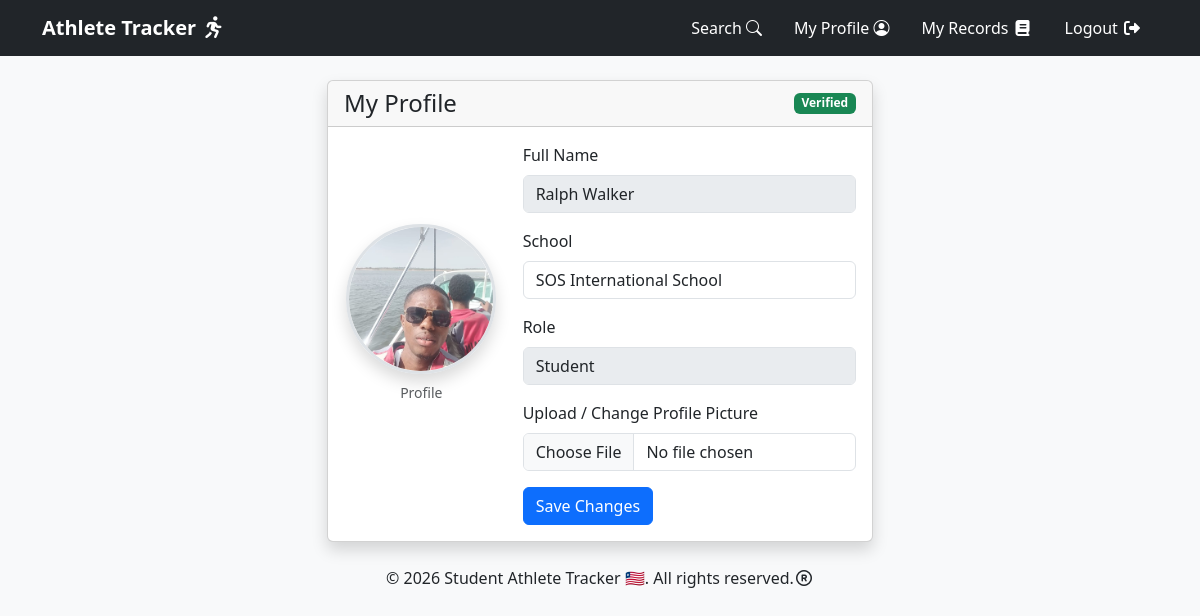
The page /profile (signed in) on the database its author committed.
### models.py (models this page shows, shortened)
class User(UserMixin, db.Model):
    id = db.Column(db.Integer, primary_key=True)
    full_name = db.Column(db.String(150), nullable=False)
    school = db.Column(db.String(150), nullable=False)
    password_hash = db.Column(db.String(256), nullable=False)
    role = db.Column(db.String(20), default='student')  # student or admin
    id_document = db.Column(db.String(255), nullable=True)      # from registration
    profile_picture = db.Column(db.String(255), nullable=True)  # optional update
    is_verified = db.Column(db.Boolean, default=False)
    created_at = db.Column(db.DateTime, default=datetime.utcnow)
    __table_args__ = (db.UniqueConstraint('full_name', 'school', name='unique_student_school'),)

### app.py (the view)
@app.route('/profile')
@login_required
def profile():
    return render_template('profile.html')

### app.py (called while the page is built)
@login_manager.user_loader
def load_user(user_id):
    return User.query.get(int(user_id))

### templates/profile.html (shortened to what this page needs)
{% extends "base.html" %}
{% block content %}
<div class="row justify-content-center">
  <div class="col-md-8 col-lg-6">
    <div class="card shadow">
      <div class="card-header d-flex justify-content-between align-items-center">
        <h4 class="mb-0">My Profile</h4>
        {% if current_user.is_verified %}
          <span class="badge bg-success">Verified</span>
        {% else %}
          <span class="badge bg-warning text-dark">Pending</span>
        {% endif %}
      </div>
      <div class="card-body">
        <form method="POST" action="{{ url_for('update_profile') }}" enctype="multipart/form-data">
          <div class="row align-items-center">
            <div class="col-md-4 text-center mb-4">
              {% if current_user.profile_picture %}
                <img src="{{ url_for('profile_picture', filename=current_user.profile_picture) }}"
                     class="rounded-circle shadow"
                     style="width: 150px; height: 150px; object-fit: cover; border: 3px solid #dee2e6;"
                     alt="Profile Picture">
              {% elif current_user.id_document %}
                <img src="{{ url_for('id_document', filename=current_user.id_document) }}"
                     class="rounded-circle shadow"
                     style="width: 150px; height: 150px; object-fit: cover; border: 3px solid #dee2e6;"
                     alt="ID Document">
              {% else %}
                <div class="rounded-circle bg-secondary text-white d-inline-flex align-items-center justify-content-center shadow"
                     style="width: 150px; height: 150px; font-size: 3.5rem; font-weight: 600;">
                  {{ current_user.full_name[0] | upper }}
                </div>
              {% endif %}
              <p class="text-muted small mt-2">Profile</p>
            </div>
            <div class="col-md-8">
              <div class="mb-3">
                <label class="form-label">Full Name</label>
                <input type="text" class="form-control" value="{{ current_user.full_name }}" disabled>
              </div>
              <div class="mb-3">
                <label class="form-label">School</label>
                <input type="text" name="school" class="form-control" value="{{ current_user.school }}">
              </div>
              <div class="mb-3">
                <label class="form-label">Role</label>
                <input type="text" class="form-control" value="{{ current_user.role|title }}" disabled>
              </div>
              <div class="mb-3">
                <label class="form-label">Upload / Change Profile Picture</label>
                <input type="file" name="profile_picture" class="form-control" accept=".png,.jpg,.jpeg">
              </div>
              <button type="submit" class="btn btn-primary">Save Changes</button>
            </div>
          </div>
        </form>
      </div>
    </div>
  </div>
</div>
{% endblock %}

### rows shown on the page
User: id_document (picture), full_name "Ralph Walker", school "SOS International School", role "Student"
